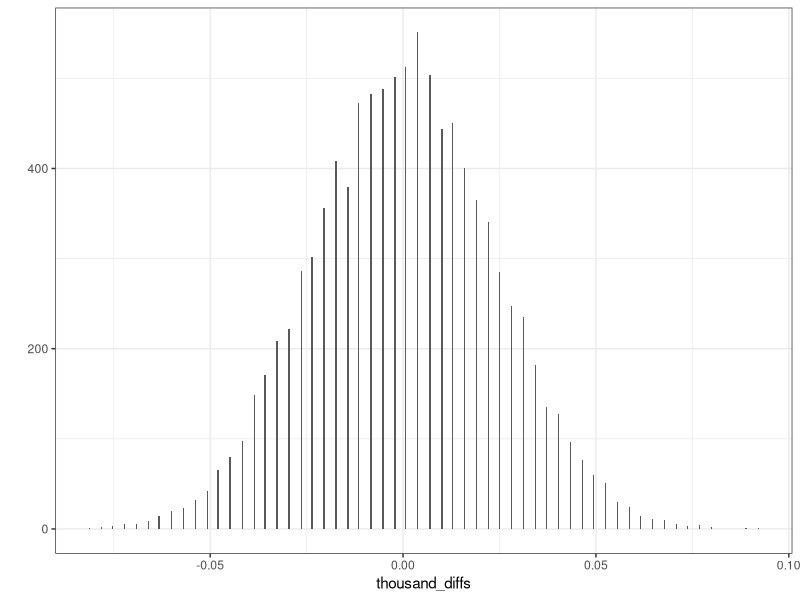
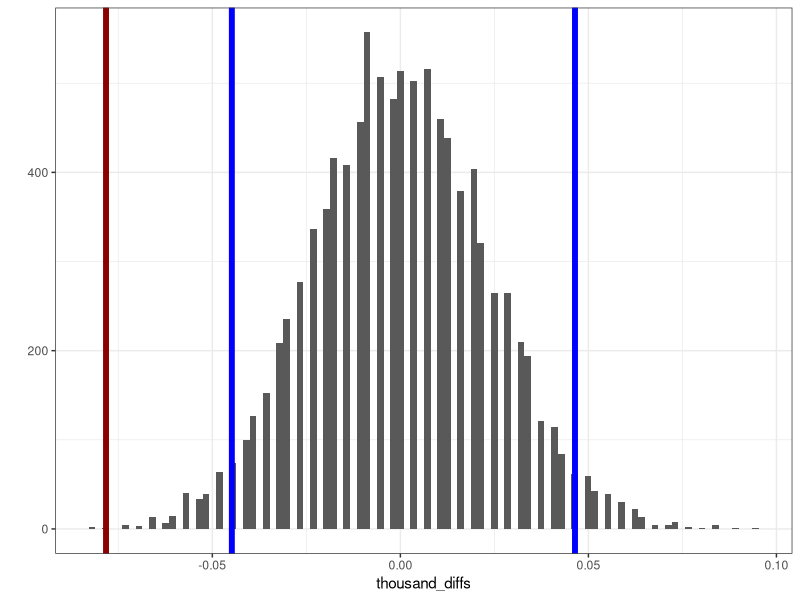
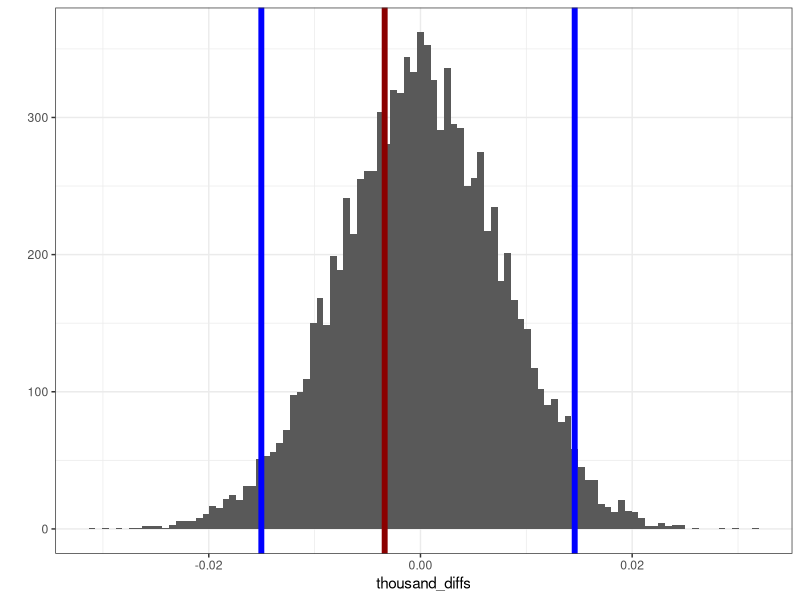

Here is the R script that generated these plots, in order:
## ---- chunk 1
library(ggplot2)
library(dplyr)
## ---- chunk 2
meeting_admitted <- 388
meeting_died <- 66
meeting_mortality <- meeting_died/meeting_admitted


nonmeeting_admitted <- 2154
nonmeeting_died <- 535
nonmeeting_mortality <- nonmeeting_died/nonmeeting_admitted


mortality_diff <- meeting_mortality - nonmeeting_mortality


# Make a dataframe to show the results
data.frame(type = c("Nonmeeting", "Meeting", "Difference"), 
           mortality = c(nonmeeting_mortality, meeting_mortality, mortality_diff))
## ---- chunk 3
day_diff <- function() {
  
  # Make an array with the right number of patients
  patients <- c(rep("Meeting", meeting_admitted), 
                rep("NonMeeting", nonmeeting_admitted))
  
  # randomly select the total who died from the array
  died <- sample(patients, meeting_died + nonmeeting_died) 
  
  # Compute the difference in mortality between Meeting and NonMeeting Days
  died_meeting <- sum(died == "Meeting")/meeting_admitted
  died_nonmeeting <- sum(died == "NonMeeting")/nonmeeting_admitted
  
  return(died_meeting - died_nonmeeting)
}

day_diff()
## ---- chunk 4
thousand_diffs <- replicate(10000, day_diff())

qplot(thousand_diffs, bins = 500) + 
  theme_bw()
## ---- chunk 5
thousand_diffs <- replicate(10000, day_diff())

percentile <- .025

# Find top and bottom 2.5% percents
lower_percentile <- sort(thousand_diffs)[percentile * length(thousand_diffs)]
upper_percentile <- sort(thousand_diffs)[length(thousand_diffs) - 
                                           (percentile * length(thousand_diffs))]



#add a vertical line to the random samples to show the empirical data
qplot(thousand_diffs, bins = 100) + 
  theme_bw() +
  geom_vline(xintercept = mortality_diff, color = "darkred", size = 2) +
  geom_vline(xintercept = lower_percentile, color = "blue", size = 2) + 
  geom_vline(xintercept = upper_percentile, color = "blue", size = 2)
## ---- chunk 6
# Compute the proportion of samples that the actual difference was greater than
sum(mortality_diff >= thousand_diffs) / 10000
## ---- chunk 7
meeting_admitted <- 3709
meeting_died <- 901
meeting_mortality <- meeting_died/meeting_admitted


nonmeeting_admitted <- 22054
nonmeeting_died <- 5432
nonmeeting_mortality <- nonmeeting_died/nonmeeting_admitted


mortality_diff <- meeting_mortality - nonmeeting_mortality


# Make a dataframe to show the results
data.frame(type = c("Nonmeeting", "Meeting", "Difference"), 
           mortality = c(nonmeeting_mortality, meeting_mortality, mortality_diff))
## ---- chunk 8
thousand_diffs <- replicate(10000, day_diff())

percentile <- .025

# Find top and bottom 2.5% percents
lower_percentile <- sort(thousand_diffs)[percentile * length(thousand_diffs)]
upper_percentile <- sort(thousand_diffs)[length(thousand_diffs) - 
                                           (percentile * length(thousand_diffs))]



#add a vertical line to the random samples to show the empirical data
qplot(thousand_diffs, bins = 100) + 
  theme_bw() +
  geom_vline(xintercept = mortality_diff, color = "darkred", size = 2) +
  geom_vline(xintercept = lower_percentile, color = "blue", size = 2) + 
  geom_vline(xintercept = upper_percentile, color = "blue", size = 2)
